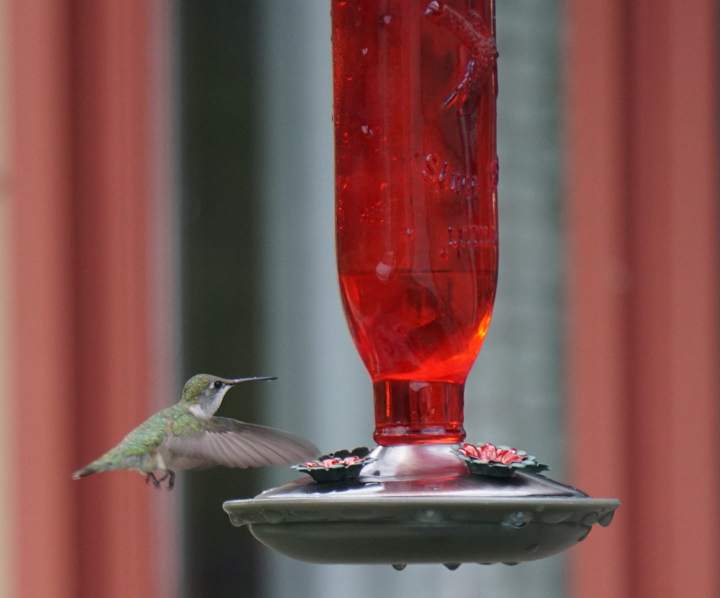
#> input picture 07_combining/hummingbird.jpg, 1440 x 1195 px (shown at 1/2 size)
$ python image_tiling.py
#> lines starting #> are read from the running program, lines starting #| are printed output that depends on the picture
# image_tiling.py

from PIL import Image


def image_tiling(image_path, output_path, crop_coords):
#> called with image_path = 'hummingbird.jpg', output_path = 'hummingbird_tiled.jpg', crop_coords = (125, 712, 642, 963)
    image = Image.open(image_path)
#> image is the input picture: PIL image 1440x1195 RGB; mean R, G, B 124.9, 81.9, 78.8
    width, height = image.size
#> width = 1440; height = 1195
    new_image = Image.new('RGB', (width, height))
#> new_image: PIL image 1440x1195 RGB; every value is 0

    cropped_image = image.crop(crop_coords)
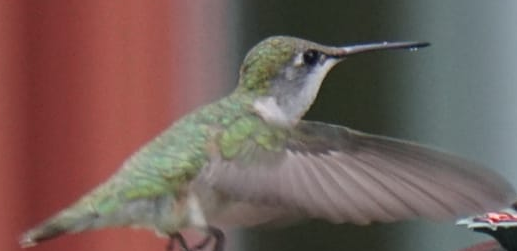
#> cropped_image: PIL image 517x251 RGB; mean R, G, B 116.3, 95.5, 90.4
    cropped_width, cropped_height = cropped_image.size
#> cropped_width = 517; cropped_height = 251

    for left_pos in range(0, width, cropped_width):
        for top_pos in range(0, height, cropped_height):
            new_image.paste(cropped_image, (left_pos, top_pos))
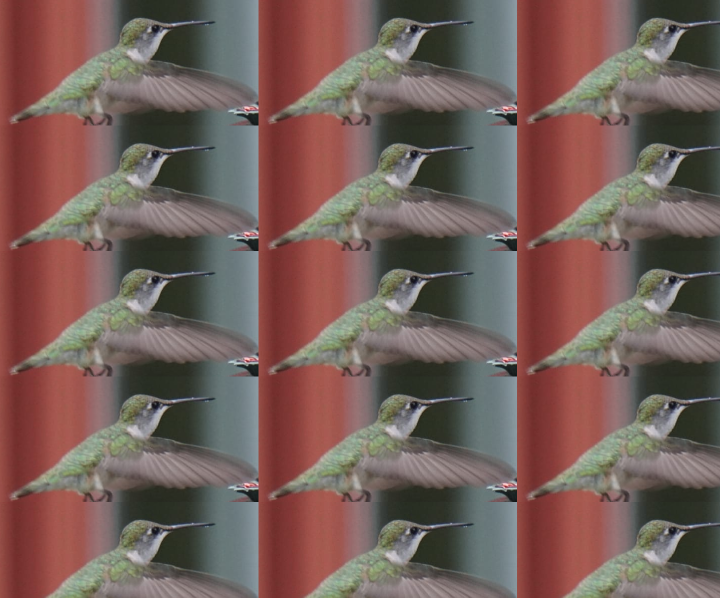
#> new_image: PIL image 1440x1195 RGB (shown at 1/2 size); mean R, G, B 117.2, 94.1, 88.4
    new_image.save(output_path)


if __name__ == "__main__":
    coords = (125, 712, 642, 963)
    image_tiling("hummingbird.jpg", "hummingbird_tiled.jpg", coords)

$ run again, with 07_combining/pilot_knob.jpg copied over 07_combining/hummingbird.jpg
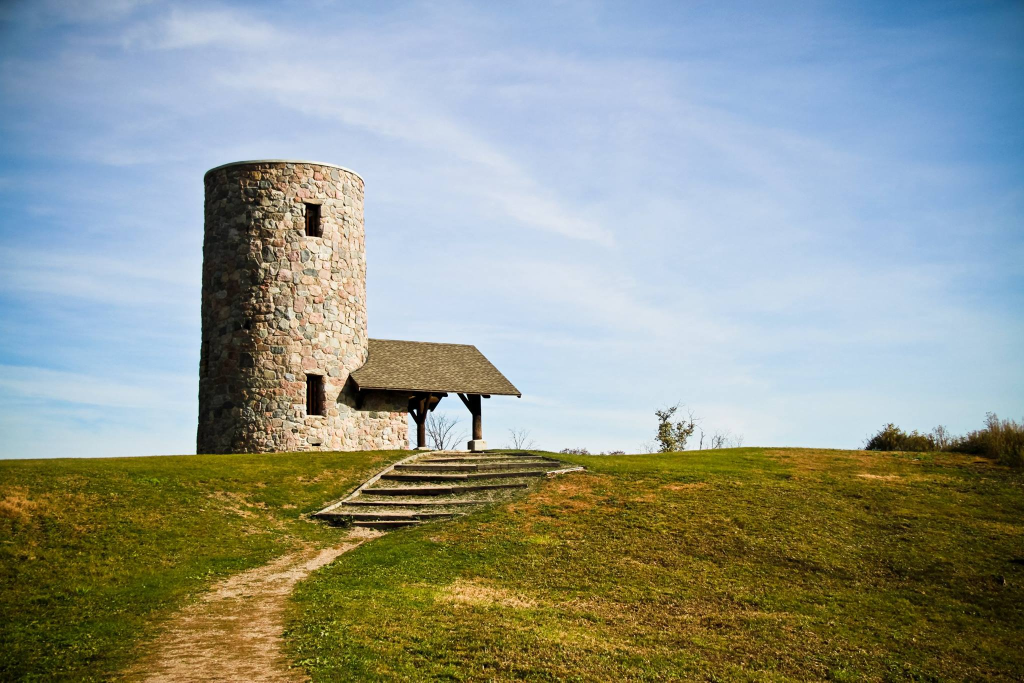
#> input picture 07_combining/pilot_knob.jpg, 2048 x 1365 px (shown at 1/2 size)
#> in image_tiling, image is the input picture: PIL image 2048x1365 RGB; mean R, G, B 144.8, 152.6, 144
#> in image_tiling, `cropped_image = image.crop(crop_coords)`:
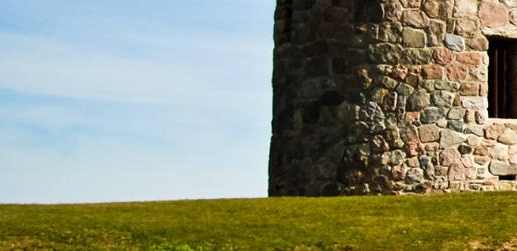
#> cropped_image: PIL image 517x251 RGB; mean R, G, B 139.6, 142.8, 122.6
#> after the loop in image_tiling, `for left_pos in range(0, width, cropped_width):`:
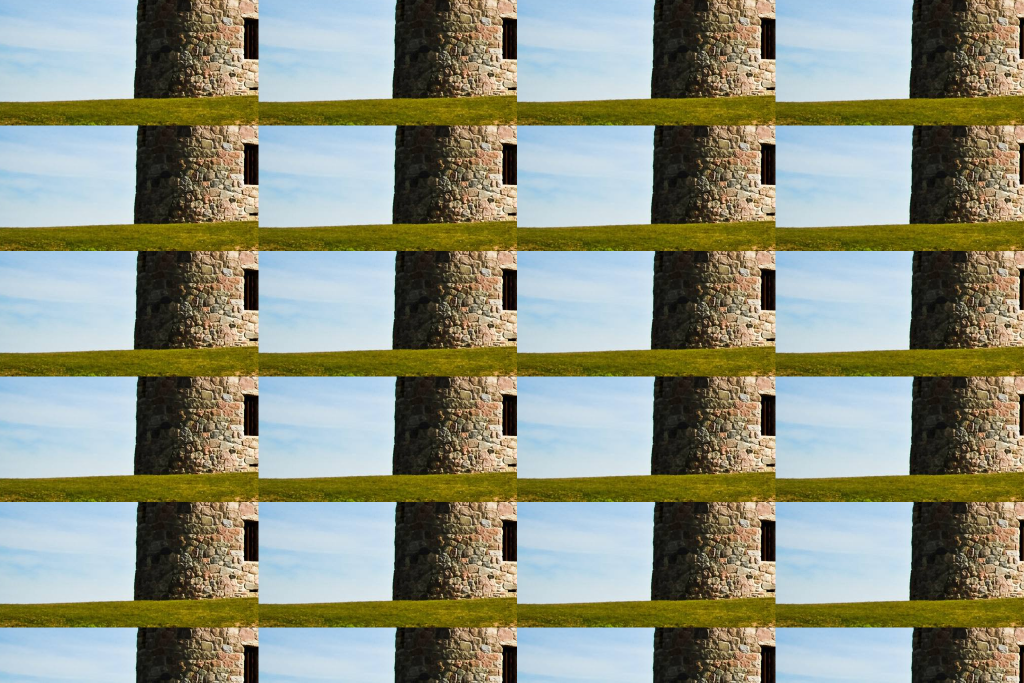
#> new_image: PIL image 2048x1365 RGB (shown at 1/2 size); mean R, G, B 139.9, 143.7, 125.4

$ run again, with 07_combining/silver_falls.jpg copied over 07_combining/hummingbird.jpg
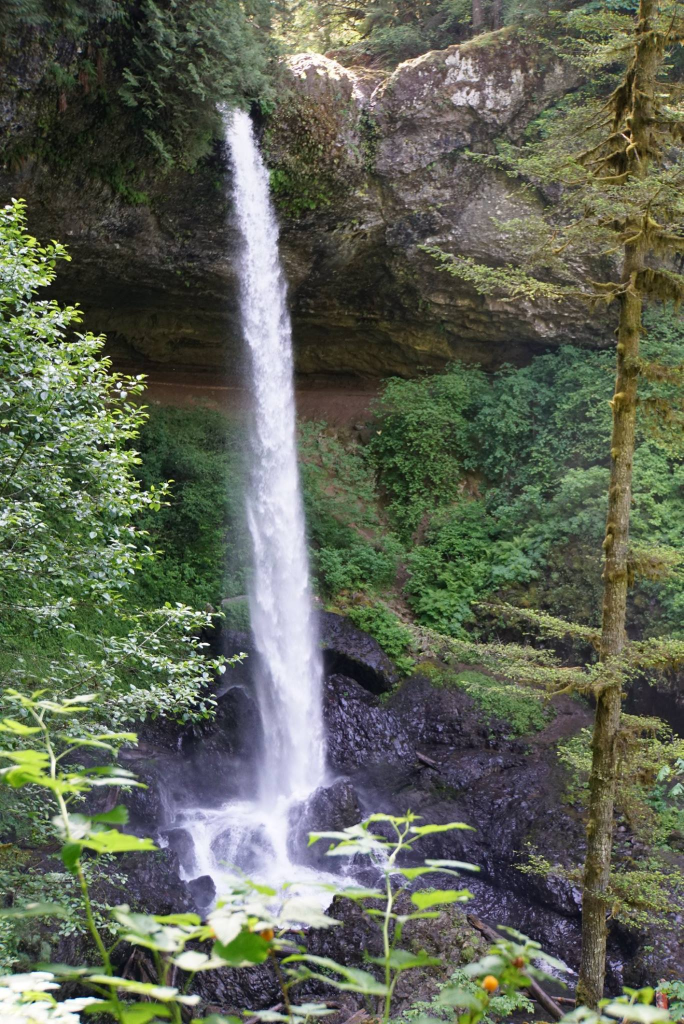
#> input picture 07_combining/silver_falls.jpg, 1367 x 2048 px (shown at 1/2 size)
#> in image_tiling, image is the input picture: PIL image 1367x2048 RGB; mean R, G, B 94.6, 100.4, 85
#> in image_tiling, `cropped_image = image.crop(crop_coords)`:
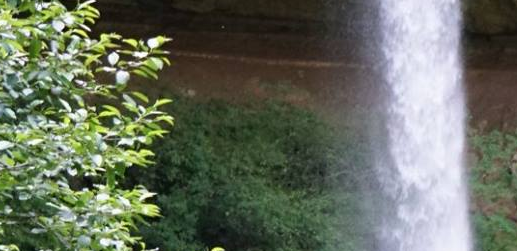
#> cropped_image: PIL image 517x251 RGB; mean R, G, B 102.8, 110.4, 94.1
#> after the loop in image_tiling, `for left_pos in range(0, width, cropped_width):`:
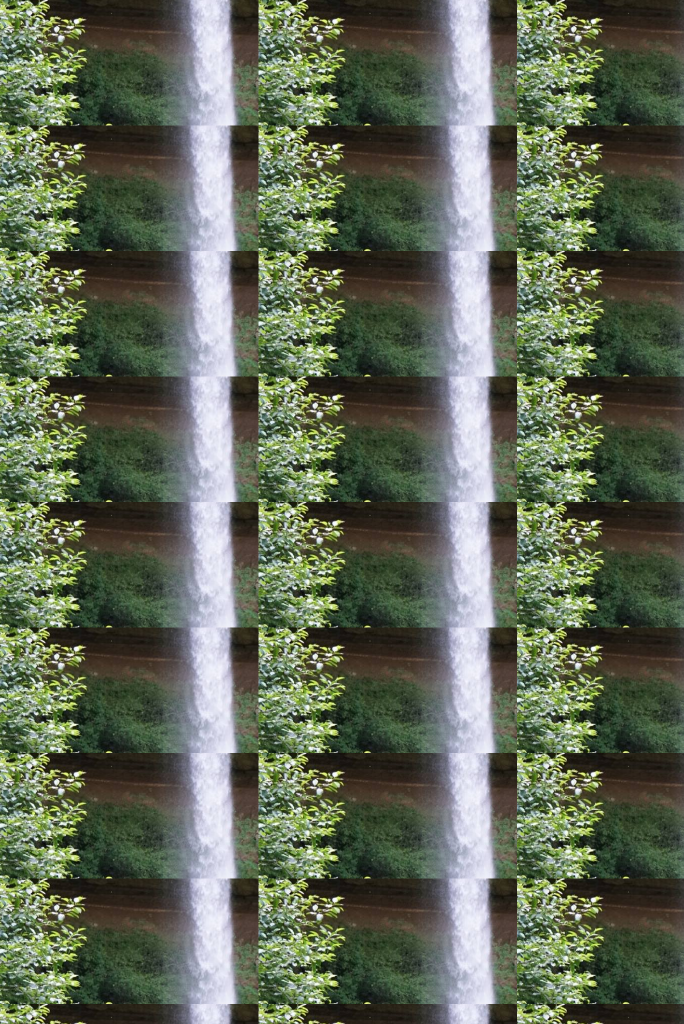
#> new_image: PIL image 1367x2048 RGB (shown at 1/2 size); mean R, G, B 97.2, 105.5, 86.5
